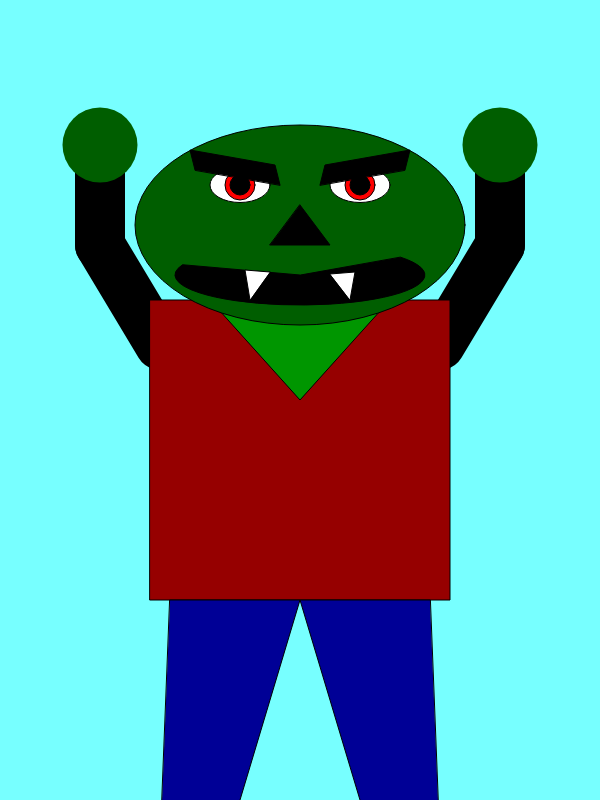
Frame 1 (no input)
Frame 60 (no input): identical to frame 1, image omitted
Frame 120 (the mouse pressed at the canvas centre since frame 60): identical to frame 1, image omitted

The p5.js sketch that drew this single still picture (run headless with seeded random() and noise() and a simulated clock; from frame 60 on, the mouse is pressed at the canvas centre):

// p5.js sketch
// ── sketch.js
function setup() {
    // create a canvas to draw on
    createCanvas( 600, 800 );
}

function draw() {

    // background
    background( 'rgb(119, 255, 255)' );

    /* ***************************** */
    /* MAIN SANDBOX */
    /* ***************************** */
    push();

    // set the grid center( x:0, y:0 )
    // to canvas center
    translate( 300, 400 );


    /* ***************************** */
    /* ARMS */
    /* ***************************** */
    push();
    translate( 0, -55 );

    // left arm
    stroke( 0 );
    strokeWeight( 50 );
    line( -140, 0, -200, -100 );
    line( -200, -100, -200, -200 );

    // hand
    stroke( 'rgb(0, 94, 0)' );
    strokeWeight( 75 );
    point( -200, -200 );

    // right arm
    stroke( 0 );
    strokeWeight( 50 );
    line( 140, 0, 200, -100 );
    line( 200, -100, 200, -200 );

    // hand
    stroke( 'rgb(0, 94, 0)' );
    strokeWeight( 75 );
    point( 200, -200 );

    pop(); // ARMS END


    /* ***************************** */
    /* BODY */
    /* ***************************** */
    push();
    // main shirt rectangle
    fill( 'rgb(150, 0, 0)' );
    rect( -150, -100, 300, 300 );

    fill( 'rgb(0, 150, 0)' )
    triangle(-90, -100, 0, 0, 90, -100);

    pop(); // BODY END!


    /* ***************************** */
    /* LEGS */
    /* ***************************** */
    push();
    translate( 0, 200 );

    // left leg
    fill( 'rgb(0, 0, 150)' );
    triangle( -130, 0, 0, 0, -150, 500 );
    // right leg
    scale( -1, 1 );
    triangle( -130, 0, 0, 0, -150, 500 );
    pop(); // LEGS END


    /* ***************************** */
    /* HEAD */
    /* ***************************** */
    push();
    translate( 0, -175 );

    fill( 'rgb(0, 94, 0)' );
    ellipse( 0, 0, 330, 200 );

    // mouth
    fill( 0 );
    arc(0, 50, 250, 60, radians(350), radians(185), PIE);

    //left fang
    fill(255)
    triangle( -50, 75, -55, 45, -30, 47 );

    //right fang
    triangle( 50, 75, 55, 47, 30, 49 );

    // nose
    fill(0)
    triangle( 0, -20, 30, 20, -30, 20 );

    // eyes
    // left
    push();
    translate( -60, -40 );

    fill(255);
    ellipse( 0, 0, 60, 35 );
    noFill();
    fill( 'rgb(255, 0, 0)' );
    ellipse( 0, 0, 30 );
    fill( 0 );
    ellipse( 0, 0, 20 );

    fill(0);
    quad( 40, 0, 35, -20, -50, -35, -45, -15 );
    pop();

    // right
    push();
    translate( 60, -40 );

    fill(255);
    ellipse( 0, 0, 60, 35 );
    noFill();
    fill( 'rgb(255, 0, 0)' );
    ellipse( 0, 0, 30 );
    fill( 0 );
    ellipse( 0, 0, 20 );

    fill(0);
    quad( -40, 0, -35, -20, 50, -35, 45, -15 );
    pop();

    pop(); // HEAD END




    pop();
}
